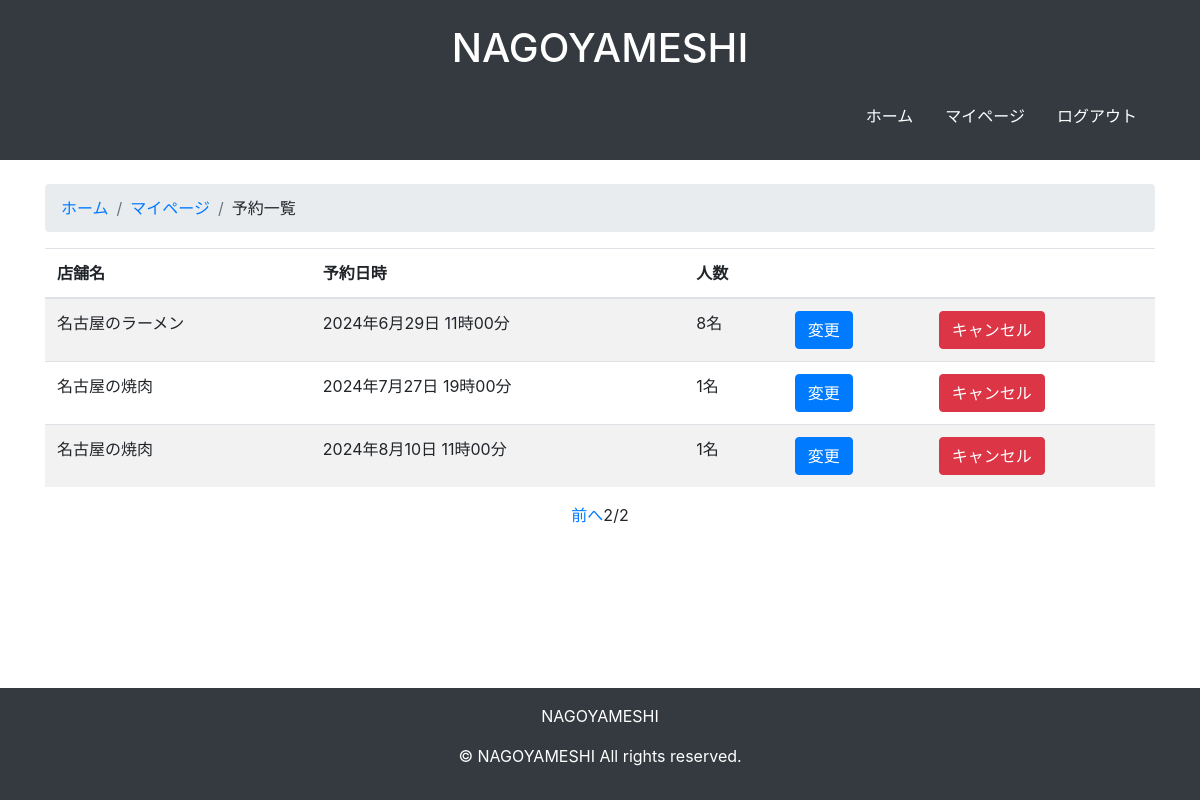
/mypage/2/reservations/?page=2 (signed in), run on the app's committed database.
### tabelog/models.py (models this page shows, shortened)
class Reservation(models.Model):
    store = models.ForeignKey('Store', on_delete=models.CASCADE)
    user = models.ForeignKey(settings.AUTH_USER_MODEL, on_delete=models.CASCADE)
    reserved_date = models.DateTimeField()
    reserved_time = models.TimeField()
    number_of_people = models.PositiveIntegerField()
    created_at = models.DateTimeField(auto_now_add=True)
    updated_at = models.DateTimeField(auto_now=True)

class Store(models.Model):
    store_id = models.AutoField(primary_key=True)
    category = models.ForeignKey(Category, on_delete=models.CASCADE, related_name='stores')
    name = models.CharField("店舗名", max_length=264)
    image = models.ImageField("画像", upload_to='store_images/', blank=True, null=True)
    description = models.TextField("説明")
    lowest_price = models.IntegerField("価格帯(下限)")
    highest_price = models.IntegerField("価格帯(上限)")
    opening_time = models.TimeField("営業時間(開店)")
    closing_time = models.TimeField("営業時間(閉店)")
    postal_code = models.CharField("郵便番号", max_length=11)
    address = models.CharField("住所", max_length=264)
    phone_number = models.CharField("電話番号", max_length=55)
    seating_capacity = models.IntegerField("座席数")
    regular_holiday = models.CharField("定休日", max_length=55)
    created_at = models.DateTimeField("登録日", default=timezone.now)
    updated_at = models.DateTimeField("更新日", auto_now=True)

### tabelog/views.py (the view)
# urls.py: path('mypage/<int:pk>/reservations/', views.ReservationListView.as_view(), name='reservation_list'),
class ReservationListView(PremiumUserRequiredMixin, generic.ListView):
    model = Reservation
    template_name = 'tabelog/reservation_list.html'
    context_object_name = 'reservations'
    paginate_by = 10  # 1ページに表示する予約の数
    def get_queryset(self):
        return Reservation.objects.filter(user=self.request.user).order_by('reserved_date')

### tabelog/views.py (called while the page is built)
    def test_func(self):
        return self.request.user.member_type == '2'

### tabelog/templates/tabelog/reservation_list.html (shortened to what this page needs)
{% extends 'base.html' %}
{% load static %}
{% block content %}
<div class="container mt-4">
    <nav aria-label="breadcrumb">
        <ol class="breadcrumb">
            <li class="breadcrumb-item"><a href="{% url 'tabelog:index' %}">ホーム</a></li>
            <li class="breadcrumb-item active" aria-current="page"><a href="{% url 'tabelog:mypage' user.pk %}">マイページ</a></li>
            <li class="breadcrumb-item" aria-current="page">予約一覧</li>
        </ol>
    </nav>
    <div class="table-responsive">
        <table class="table table-striped">
            <thead>
                <tr>
                    <th scope="col">店舗名</th>
                    <th scope="col">予約日時</th>
                    <th scope="col">人数</th>
                    <th scope="col"></th>
                    <th scope="col"></th>
                </tr>
            </thead>
            <tbody>
                {% for reservation in reservations %}
                    <tr>
                        <td>{{ reservation.store.name }}</td>
                        <td>{{ reservation.reserved_date|date:"Y年n月j日" }} {{ reservation.reserved_time|time:"H時i分" }}</td>
                        <td>{{ reservation.number_of_people }}名</td>
                        <td>
                            <a href="{% url 'tabelog:update_reservation' reservation.pk %}" class="btn btn-primary btn">変更</a>
                        </td>
                        <td>
                            <form method="post" action="{% url 'tabelog:cancel_reservation' reservation.pk %}" class="d-inline">
                                <button type="submit" class="btn btn-danger btn" onclick="return confirm('キャンセルしてよいですか？')">キャンセル</button>
                            </form>
                        </td>
                    </tr>
                {% endfor %}
            </tbody>
        </table>
    </div>
    <nav aria-label="Page navigation">
        <ul class="pagination justify-content-center">
            {% if page_obj.has_previous %}
                <a href="?page={{ page_obj.previous_page_number }}">前へ</a>
            {% endif %}
            {{ page_obj.number }}/{{ page_obj.paginator.num_pages }}
        </ul>
    </nav>
</div>
{% endblock %}

### data on the page
Reservation: store.name "名古屋のラーメン", reserved_date "2024年6月29日", reserved_time "11時00分", number_of_people "8"
Reservation: store.name "名古屋の焼肉", reserved_date "2024年7月27日", reserved_time "19時00分", number_of_people "1"
Reservation: store.name "名古屋の焼肉", reserved_date "2024年8月10日", reserved_time "11時00分", number_of_people "1"

### other printed values
{{ page_obj.number }} "2"
{{ page_obj.paginator.num_pages }} "2"
